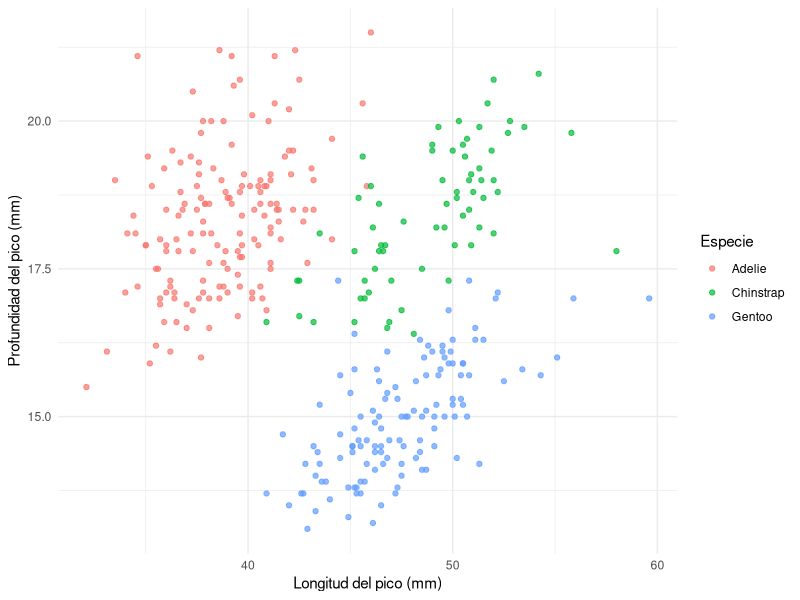
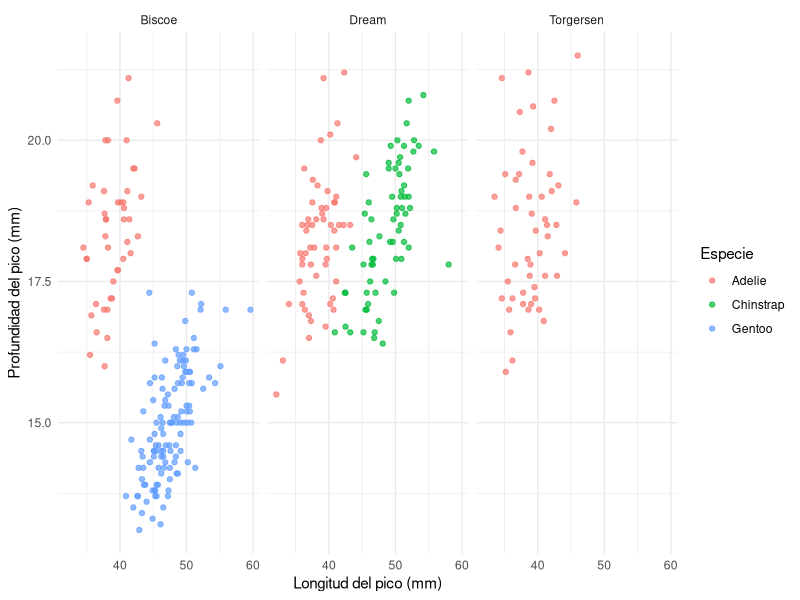
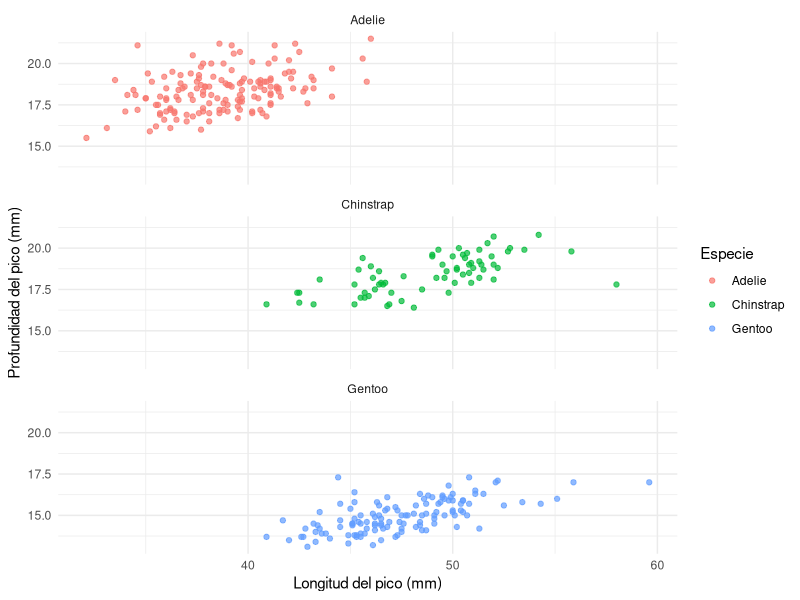
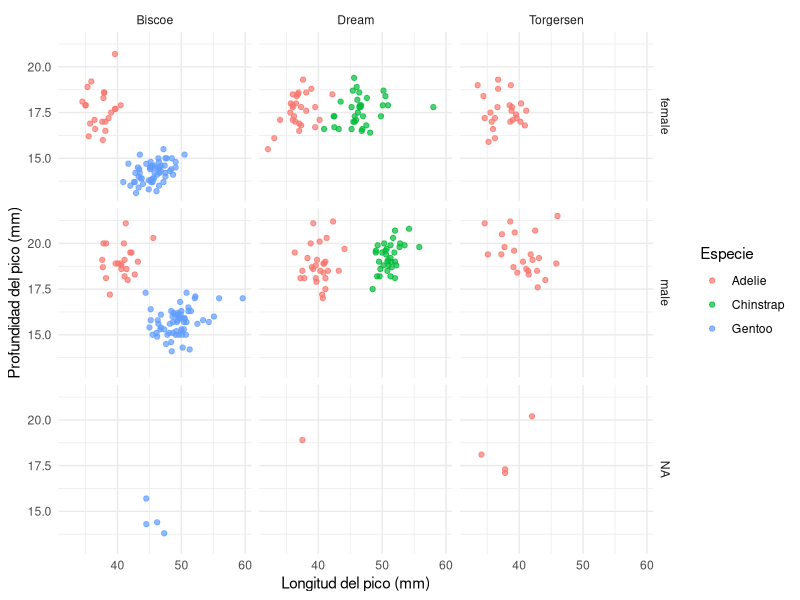
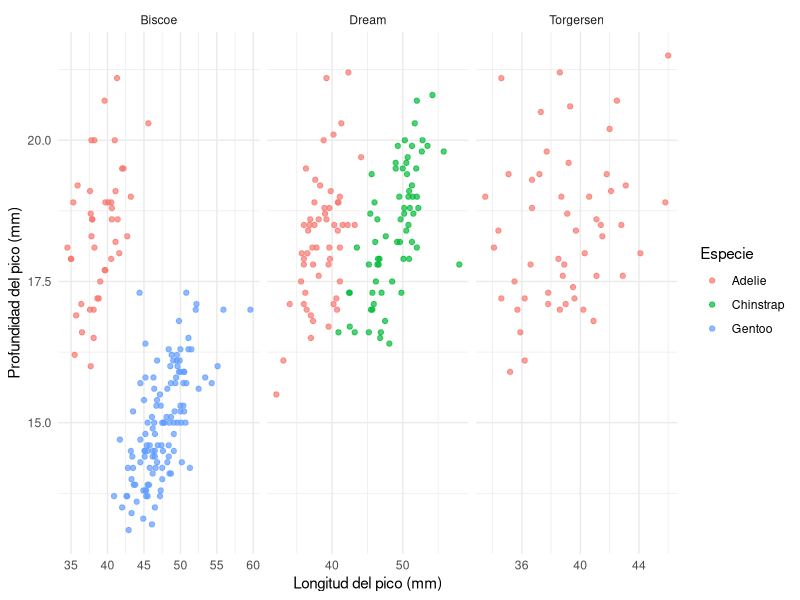
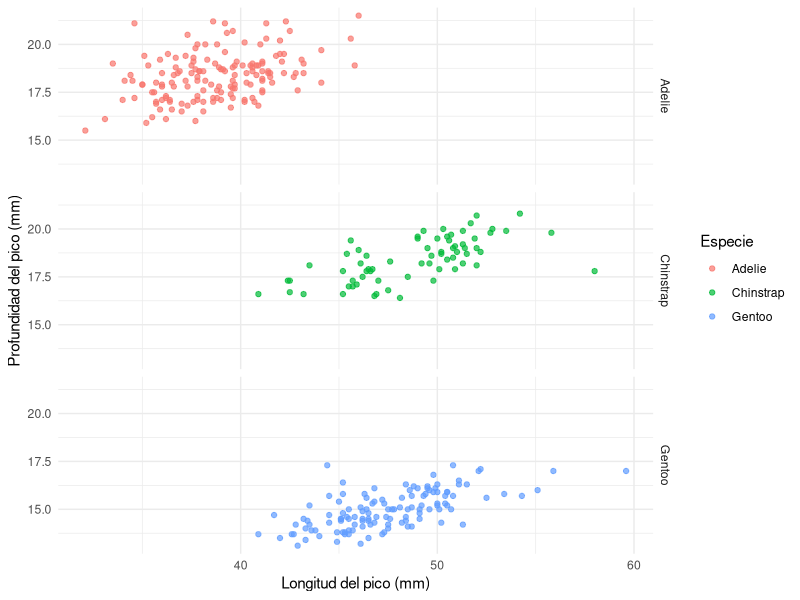

The R source for these figures, in order:
## ---- chunk 1
library(ggplot2)

p <- ggplot(
  penguins,
  aes(
    x = bill_len,
    y = bill_dep,
    color = species
  )
) +
  geom_point(alpha = 0.7) +
  labs(
    x = "Longitud del pico (mm)",
    y = "Profundidad del pico (mm)",
    color = "Especie"
  ) +
  theme_minimal()

p
## ---- chunk 2
p +
  facet_wrap(~ island)
## ---- chunk 3
p +
  facet_wrap(~ species, ncol = 1)
## ---- chunk 4
p +
  facet_grid(sex ~ island)
## ---- chunk 5
p +
  facet_grid(~ island, scales = "free")
## ---- chunk 6
p +
  facet_grid(species ~ .)
